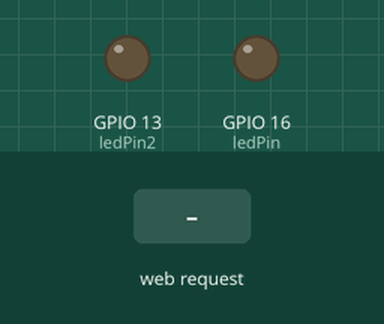
The program below on a simulated ESP32. On the bench: output pins drawn as LEDs (lit = HIGH). The inputs (shaded band) are chosen by the test bench. WiFi joins after 1.5 s; servers stay silent unless stated; storage starts empty; what the program prints to the serial monitor is not drawn.

Above: at 3.2 s.
3.3 s: HTTP request GET /on received
At 4.1 s:
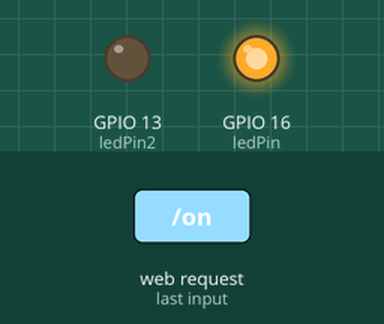
6.3 s: HTTP request GET /off received
At 7.6 s:
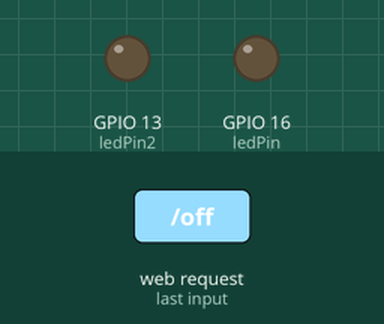
Timing chart, 0 to 9.3 s (numbered marks = the images above; inputs shaded):
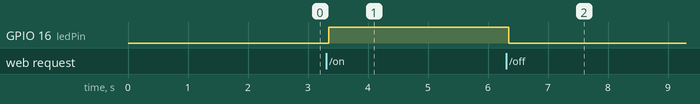

Measured:
- after the input at 3.3 s, GPIO 16 (ledPin): LOW → HIGH after 0.05 s
- after the input at 6.3 s, GPIO 16 (ledPin): HIGH → LOW after 0.05 s

The program:

main.cpp
```cpp
#include "WiFi.h"
#include "ESPAsyncWebServer.h"
#include "SPIFFS.h"
#include "Arduino.h"
#include"Arduino_JSON.h"
#include"AsyncTCP.h"

// Replace with your network credentials
const char *ssid = "ToLam";
const char *password = "9876501234";

// Create AsyncWebServer object on port 80
AsyncWebServer server(80);
// Create a WebSocket object
AsyncWebSocket ws("/ws");

// Set LED GPIO (LIGHT)
const int ledPin = 16;

// Set GPIO PWM (FAN)
const int ledPin2 = 13;
String message = "";
String sliderValue2 = "0";
int dutyCycle2;

//SETTING PWM PROPERTIES

const int freq = 5000;
const int ledChannel2 = 1;
const int resolution = 8;

// Json Variable to Hold Slider Values
JSONVar sliderValues;

// Get Slider Values
String getSliderValues()
{
    sliderValues["sliderValue1"] = String(sliderValue2);
    String jsonString = JSON.stringify(sliderValues);
    return jsonString;
}

// Initialize SPIFFS
void initFS()
{
    if (!SPIFFS.begin())
    {
        Serial.println("An error has occurred while mounting SPIFFS");
    }
    else
    {
        Serial.println("SPIFFS mounted successfully");
    }
}

// Initialize WiFi
void initWiFi()
{
    WiFi.mode(WIFI_STA);
    WiFi.begin(ssid, password);
    Serial.print("Connecting to WiFi ..");
    while (WiFi.status() != WL_CONNECTED)
    {
        Serial.print('.');
        delay(1000);
    }
    Serial.println(WiFi.localIP());
}

void notifyClients(String sliderValues)
{
    ws.textAll(sliderValues);
}

void handleWebSocketMessage(void *arg, uint8_t *data, size_t len)
{
    AwsFrameInfo *info = (AwsFrameInfo *)arg;
    if (info->final && info->index == 0 && info->len == len && info->opcode == WS_TEXT)
    {
        data[len] = 0;
        message = (char *)data;
        if (message.indexOf("2s") >= 0)
        {
            sliderValue2 = message.substring(2);
            dutyCycle2 = map(sliderValue2.toInt(), 0, 100, 0, 255);
            Serial.println(dutyCycle2);
            Serial.print(getSliderValues());
            notifyClients(getSliderValues());
        }
    }
}

void onEvent(AsyncWebSocket *server, AsyncWebSocketClient *client, AwsEventType type, void *arg, uint8_t *data, size_t len)
{
    switch (type)
    {
    case WS_EVT_CONNECT:
        Serial.printf("WebSocket client #%u connected from %s\n", client->id(), client->remoteIP().toString().c_str());
        break;
    case WS_EVT_DISCONNECT:
        Serial.printf("WebSocket client #%u disconnected\n", client->id());
        break;
    case WS_EVT_DATA:
        handleWebSocketMessage(arg, data, len);
        break;
    case WS_EVT_PONG:
    case WS_EVT_ERROR:
        break;
    }
}

void initWebSocket()
{
    ws.onEvent(onEvent);
    server.addHandler(&ws);
}

// Stores LED state
String ledState;


// Replaces placeholder with LED state value
String processor(const String &var)
{
    Serial.println(var);
    if (var == "STATE")
    {
        if (digitalRead(ledPin))
        {
            ledState = "ON";
        }
        else
        {
            ledState = "OFF";
        }
        Serial.print(ledState);
        return ledState;
    }
    return String();
}

void setup()
{
    // Serial port for debugging purposes
    Serial.begin(9600);
    pinMode(ledPin, OUTPUT);
    pinMode(ledPin2, OUTPUT);
    initFS();
    initWiFi();

    // configure LED PWM functionalitites
    ledcSetup(ledChannel2, freq, resolution);

    // attach the channel to the GPIO to be controlled
    ledcAttachPin(ledPin2, ledChannel2);
    initWebSocket();

    // Web Server Root URL
    server.on("/", HTTP_GET, [](AsyncWebServerRequest *request)
              { request->send(SPIFFS, "/index.html", "text/html"); });

    server.serveStatic("/", SPIFFS, "/");

    // Initialize SPIFFS
    if (!SPIFFS.begin(true))
    {
        Serial.println("An Error has occurred while mounting SPIFFS");
        return;
    }

    // Connect to Wi-Fi
    WiFi.begin(ssid, password);
    while (WiFi.status() != WL_CONNECTED)
    {
        delay(1000);
        Serial.println("Connecting to WiFi..");
    }

    // Print ESP32 Local IP Address
    Serial.println(WiFi.localIP());

    // Route for root / web page
    server.on("/", HTTP_GET, [](AsyncWebServerRequest *request)
              { request->send(SPIFFS, "/index.html", String(), false, processor); });

    // Route to load style.css file
    server.on("/style.css", HTTP_GET, [](AsyncWebServerRequest *request)
              { request->send(SPIFFS, "/style.css", "text/css"); });

    // Route to set GPIO to HIGH
    server.on("/on", HTTP_GET, [](AsyncWebServerRequest *request)
              {
    digitalWrite(ledPin, HIGH);
    request->send(SPIFFS, "/index.html", String(), false, processor); });

    // Route to set GPIO to LOW
    server.on("/off", HTTP_GET, [](AsyncWebServerRequest *request)
              {
    digitalWrite(ledPin, LOW);
    request->send(SPIFFS, "/index.html", String(), false, processor); });

    // Start server
    server.begin();
}

void loop()
{
    ledcWrite(ledChannel2, dutyCycle2);
    ws.cleanupClients();

}
```
